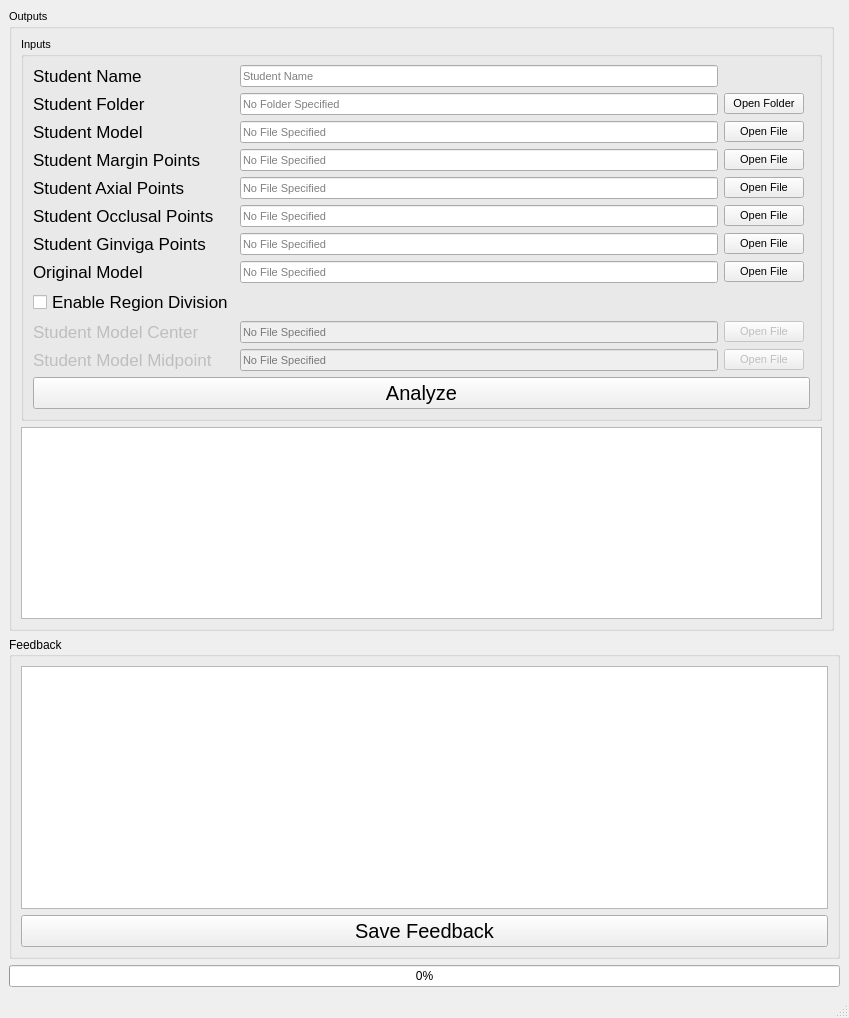
<?xml version="1.0" encoding="UTF-8"?>
<ui version="4.0">
 <class>MainWindow</class>
 <widget class="QMainWindow" name="MainWindow">
  <property name="geometry">
   <rect>
    <x>0</x>
    <y>0</y>
    <width>849</width>
    <height>1018</height>
   </rect>
  </property>
  <property name="font">
   <font>
    <family>Arial</family>
   </font>
  </property>
  <property name="focusPolicy">
   <enum>Qt::StrongFocus</enum>
  </property>
  <property name="windowTitle">
   <string>DentalAnalyzer</string>
  </property>
  <widget class="QWidget" name="centralwidget">
   <layout class="QGridLayout" name="gridLayout_4">
    <item row="1" column="0">
     <layout class="QGridLayout" name="gridLayout_3">
      <item row="1" column="0">
       <widget class="QGroupBox" name="groupBoxOutput">
        <property name="font">
         <font>
          <family>Arial</family>
          <pointsize>8</pointsize>
         </font>
        </property>
        <property name="title">
         <string>Outputs</string>
        </property>
        <layout class="QGridLayout" name="gridLayout_6">
         <item row="2" column="0">
          <widget class="QTextBrowser" name="textBrowserOutput">
           <property name="enabled">
            <bool>true</bool>
           </property>
           <property name="font">
            <font>
             <family>Arial</family>
             <pointsize>12</pointsize>
            </font>
           </property>
           <property name="html">
            <string>&lt;!DOCTYPE HTML PUBLIC &quot;-//W3C//DTD HTML 4.0//EN&quot; &quot;http://www.w3.org/TR/REC-html40/strict.dtd&quot;&gt;
&lt;html&gt;&lt;head&gt;&lt;meta name=&quot;qrichtext&quot; content=&quot;1&quot; /&gt;&lt;meta charset=&quot;utf-8&quot; /&gt;&lt;style type=&quot;text/css&quot;&gt;
p, li { white-space: pre-wrap; }
hr { height: 1px; border-width: 0; }
li.unchecked::marker { content: &quot;\2610&quot;; }
li.checked::marker { content: &quot;\2612&quot;; }
&lt;/style&gt;&lt;/head&gt;&lt;body style=&quot; font-family:'Arial'; font-size:12pt; font-weight:400; font-style:normal;&quot;&gt;
&lt;p align=&quot;center&quot; style=&quot;-qt-paragraph-type:empty; margin-top:0px; margin-bottom:0px; margin-left:0px; margin-right:0px; -qt-block-indent:0; text-indent:0px; font-family:'Arial','Arial','Arial';&quot;&gt;&lt;br /&gt;&lt;/p&gt;&lt;/body&gt;&lt;/html&gt;</string>
           </property>
          </widget>
         </item>
         <item row="0" column="0" rowspan="2">
          <widget class="QGroupBox" name="GroupBoxAnalyze">
           <property name="enabled">
            <bool>true</bool>
           </property>
           <property name="font">
            <font>
             <family>Arial</family>
             <pointsize>8</pointsize>
            </font>
           </property>
           <property name="mouseTracking">
            <bool>false</bool>
           </property>
           <property name="focusPolicy">
            <enum>Qt::NoFocus</enum>
           </property>
           <property name="autoFillBackground">
            <bool>false</bool>
           </property>
           <property name="title">
            <string>Inputs</string>
           </property>
           <property name="flat">
            <bool>false</bool>
           </property>
           <layout class="QGridLayout" name="gridLayout" columnstretch="0,0,0,0">
            <item row="7" column="1">
             <widget class="QLineEdit" name="lineEditStudentMarginPoints">
              <property name="focusPolicy">
               <enum>Qt::ClickFocus</enum>
              </property>
              <property name="text">
               <string/>
              </property>
              <property name="readOnly">
               <bool>true</bool>
              </property>
              <property name="placeholderText">
               <string>No File Specified</string>
              </property>
             </widget>
            </item>
            <item row="3" column="1">
             <widget class="QLineEdit" name="lineEditStudentFolder">
              <property name="focusPolicy">
               <enum>Qt::ClickFocus</enum>
              </property>
              <property name="text">
               <string/>
              </property>
              <property name="readOnly">
               <bool>true</bool>
              </property>
              <property name="placeholderText">
               <string>No Folder Specified</string>
              </property>
             </widget>
            </item>
            <item row="15" column="1">
             <widget class="QLineEdit" name="lineEditStudentMidpoint">
              <property name="enabled">
               <bool>false</bool>
              </property>
              <property name="text">
               <string/>
              </property>
              <property name="readOnly">
               <bool>true</bool>
              </property>
              <property name="placeholderText">
               <string>No File Specified</string>
              </property>
             </widget>
            </item>
            <item row="7" column="2">
             <widget class="QPushButton" name="pushButtonStudentMarginPoints">
              <property name="text">
               <string>Open File</string>
              </property>
             </widget>
            </item>
            <item row="0" column="0">
             <widget class="QLabel" name="label_9">
              <property name="font">
               <font>
                <family>Arial</family>
                <pointsize>13</pointsize>
               </font>
              </property>
              <property name="text">
               <string>Student Name</string>
              </property>
             </widget>
            </item>
            <item row="8" column="0">
             <widget class="QLabel" name="label_4">
              <property name="font">
               <font>
                <family>Arial</family>
                <pointsize>13</pointsize>
               </font>
              </property>
              <property name="text">
               <string>Student Axial Points</string>
              </property>
             </widget>
            </item>
            <item row="14" column="1">
             <widget class="QLineEdit" name="lineEditStudentCenter">
              <property name="enabled">
               <bool>false</bool>
              </property>
              <property name="text">
               <string/>
              </property>
              <property name="readOnly">
               <bool>true</bool>
              </property>
              <property name="placeholderText">
               <string>No File Specified</string>
              </property>
             </widget>
            </item>
            <item row="11" column="2">
             <widget class="QPushButton" name="pushButtonOriginalModel">
              <property name="text">
               <string>Open File</string>
              </property>
             </widget>
            </item>
            <item row="11" column="1">
             <widget class="QLineEdit" name="lineEditOriginalModel">
              <property name="text">
               <string/>
              </property>
              <property name="readOnly">
               <bool>true</bool>
              </property>
              <property name="placeholderText">
               <string>No File Specified</string>
              </property>
             </widget>
            </item>
            <item row="3" column="0">
             <widget class="QLabel" name="label">
              <property name="font">
               <font>
                <family>Arial</family>
                <pointsize>13</pointsize>
               </font>
              </property>
              <property name="text">
               <string>Student Folder</string>
              </property>
             </widget>
            </item>
            <item row="14" column="0">
             <widget class="QLabel" name="labelStudentCenter">
              <property name="enabled">
               <bool>false</bool>
              </property>
              <property name="font">
               <font>
                <family>Arial</family>
                <pointsize>13</pointsize>
               </font>
              </property>
              <property name="text">
               <string>Student Model Center</string>
              </property>
             </widget>
            </item>
            <item row="11" column="0">
             <widget class="QLabel" name="label_7">
              <property name="font">
               <font>
                <family>Arial</family>
                <pointsize>13</pointsize>
               </font>
              </property>
              <property name="text">
               <string>Original Model</string>
              </property>
             </widget>
            </item>
            <item row="8" column="2">
             <widget class="QPushButton" name="pushButtonStudentAxialPoints">
              <property name="text">
               <string>Open File</string>
              </property>
             </widget>
            </item>
            <item row="15" column="2">
             <widget class="QPushButton" name="pushButtonStudentMidpoint">
              <property name="enabled">
               <bool>false</bool>
              </property>
              <property name="text">
               <string>Open File</string>
              </property>
             </widget>
            </item>
            <item row="25" column="0" colspan="4">
             <widget class="QPushButton" name="pushButtonAnalyze">
              <property name="font">
               <font>
                <family>Arial</family>
                <pointsize>15</pointsize>
               </font>
              </property>
              <property name="text">
               <string>Analyze</string>
              </property>
             </widget>
            </item>
            <item row="14" column="2">
             <widget class="QPushButton" name="pushButtonStudentCenter">
              <property name="enabled">
               <bool>false</bool>
              </property>
              <property name="text">
               <string>Open File</string>
              </property>
             </widget>
            </item>
            <item row="7" column="0">
             <widget class="QLabel" name="label_3">
              <property name="font">
               <font>
                <family>Arial</family>
                <pointsize>13</pointsize>
               </font>
              </property>
              <property name="text">
               <string>Student Margin Points</string>
              </property>
             </widget>
            </item>
            <item row="9" column="0">
             <widget class="QLabel" name="label_5">
              <property name="font">
               <font>
                <family>Arial</family>
                <pointsize>13</pointsize>
               </font>
              </property>
              <property name="text">
               <string>Student Occlusal Points</string>
              </property>
             </widget>
            </item>
            <item row="0" column="1">
             <widget class="QLineEdit" name="lineEditStudentName">
              <property name="placeholderText">
               <string>Student Name</string>
              </property>
             </widget>
            </item>
            <item row="10" column="2">
             <widget class="QPushButton" name="pushButtonStudentGingivaPoints">
              <property name="text">
               <string>Open File</string>
              </property>
             </widget>
            </item>
            <item row="15" column="0">
             <widget class="QLabel" name="labelStudentMidpoint">
              <property name="enabled">
               <bool>false</bool>
              </property>
              <property name="font">
               <font>
                <family>Arial</family>
                <pointsize>13</pointsize>
               </font>
              </property>
              <property name="text">
               <string>Student Model Midpoint</string>
              </property>
             </widget>
            </item>
            <item row="3" column="2">
             <widget class="QPushButton" name="pushButtonStudentFolder">
              <property name="text">
               <string>Open Folder</string>
              </property>
              <property name="checkable">
               <bool>false</bool>
              </property>
              <property name="checked">
               <bool>false</bool>
              </property>
              <property name="autoRepeat">
               <bool>false</bool>
              </property>
              <property name="default">
               <bool>false</bool>
              </property>
              <property name="flat">
               <bool>false</bool>
              </property>
             </widget>
            </item>
            <item row="4" column="1">
             <widget class="QLineEdit" name="lineEditStudentModel">
              <property name="focusPolicy">
               <enum>Qt::ClickFocus</enum>
              </property>
              <property name="text">
               <string/>
              </property>
              <property name="readOnly">
               <bool>true</bool>
              </property>
              <property name="placeholderText">
               <string>No File Specified</string>
              </property>
             </widget>
            </item>
            <item row="4" column="0">
             <widget class="QLabel" name="label_2">
              <property name="font">
               <font>
                <family>Arial</family>
                <pointsize>13</pointsize>
               </font>
              </property>
              <property name="text">
               <string>Student Model</string>
              </property>
             </widget>
            </item>
            <item row="9" column="1">
             <widget class="QLineEdit" name="lineEditStudentOcclusalPoints">
              <property name="focusPolicy">
               <enum>Qt::ClickFocus</enum>
              </property>
              <property name="text">
               <string/>
              </property>
              <property name="readOnly">
               <bool>true</bool>
              </property>
              <property name="placeholderText">
               <string>No File Specified</string>
              </property>
             </widget>
            </item>
            <item row="10" column="1">
             <widget class="QLineEdit" name="lineEditStudentGingivaPoints">
              <property name="focusPolicy">
               <enum>Qt::ClickFocus</enum>
              </property>
              <property name="text">
               <string/>
              </property>
              <property name="readOnly">
               <bool>true</bool>
              </property>
              <property name="placeholderText">
               <string>No File Specified</string>
              </property>
             </widget>
            </item>
            <item row="13" column="0">
             <widget class="QCheckBox" name="checkBoxDivision">
              <property name="font">
               <font>
                <family>Arial</family>
                <pointsize>13</pointsize>
               </font>
              </property>
              <property name="text">
               <string>Enable Region Division</string>
              </property>
             </widget>
            </item>
            <item row="8" column="1">
             <widget class="QLineEdit" name="lineEditStudentAxialPoints">
              <property name="focusPolicy">
               <enum>Qt::ClickFocus</enum>
              </property>
              <property name="text">
               <string/>
              </property>
              <property name="readOnly">
               <bool>true</bool>
              </property>
              <property name="placeholderText">
               <string>No File Specified</string>
              </property>
             </widget>
            </item>
            <item row="9" column="2">
             <widget class="QPushButton" name="pushButtonStudentOcclusalPoints">
              <property name="text">
               <string>Open File</string>
              </property>
             </widget>
            </item>
            <item row="10" column="0">
             <widget class="QLabel" name="label_6">
              <property name="font">
               <font>
                <family>Arial</family>
                <pointsize>13</pointsize>
               </font>
              </property>
              <property name="frameShape">
               <enum>QFrame::NoFrame</enum>
              </property>
              <property name="text">
               <string>Student Ginviga Points</string>
              </property>
             </widget>
            </item>
            <item row="4" column="2">
             <widget class="QPushButton" name="pushButtonStudentModel">
              <property name="text">
               <string>Open File</string>
              </property>
             </widget>
            </item>
           </layout>
          </widget>
         </item>
        </layout>
       </widget>
      </item>
      <item row="2" column="0" colspan="2">
       <widget class="QGroupBox" name="groupBoxFeedback">
        <property name="title">
         <string>Feedback</string>
        </property>
        <layout class="QGridLayout" name="gridLayout_5">
         <item row="0" column="0" colspan="3">
          <widget class="QTextEdit" name="textEdit">
           <property name="font">
            <font>
             <family>Arial</family>
             <pointsize>12</pointsize>
            </font>
           </property>
          </widget>
         </item>
         <item row="1" column="0" colspan="3">
          <widget class="QPushButton" name="pushButtonSaveFeedback">
           <property name="font">
            <font>
             <family>Arial</family>
             <pointsize>15</pointsize>
            </font>
           </property>
           <property name="text">
            <string>Save Feedback</string>
           </property>
          </widget>
         </item>
        </layout>
       </widget>
      </item>
     </layout>
    </item>
    <item row="2" column="0">
     <widget class="QProgressBar" name="progressBar">
      <property name="value">
       <number>0</number>
      </property>
     </widget>
    </item>
   </layout>
  </widget>
  <widget class="QMenuBar" name="menubar">
   <property name="geometry">
    <rect>
     <x>0</x>
     <y>0</y>
     <width>849</width>
     <height>23</height>
    </rect>
   </property>
  </widget>
  <widget class="QStatusBar" name="statusBar"/>
 </widget>
 <resources/>
 <connections/>
</ui>
